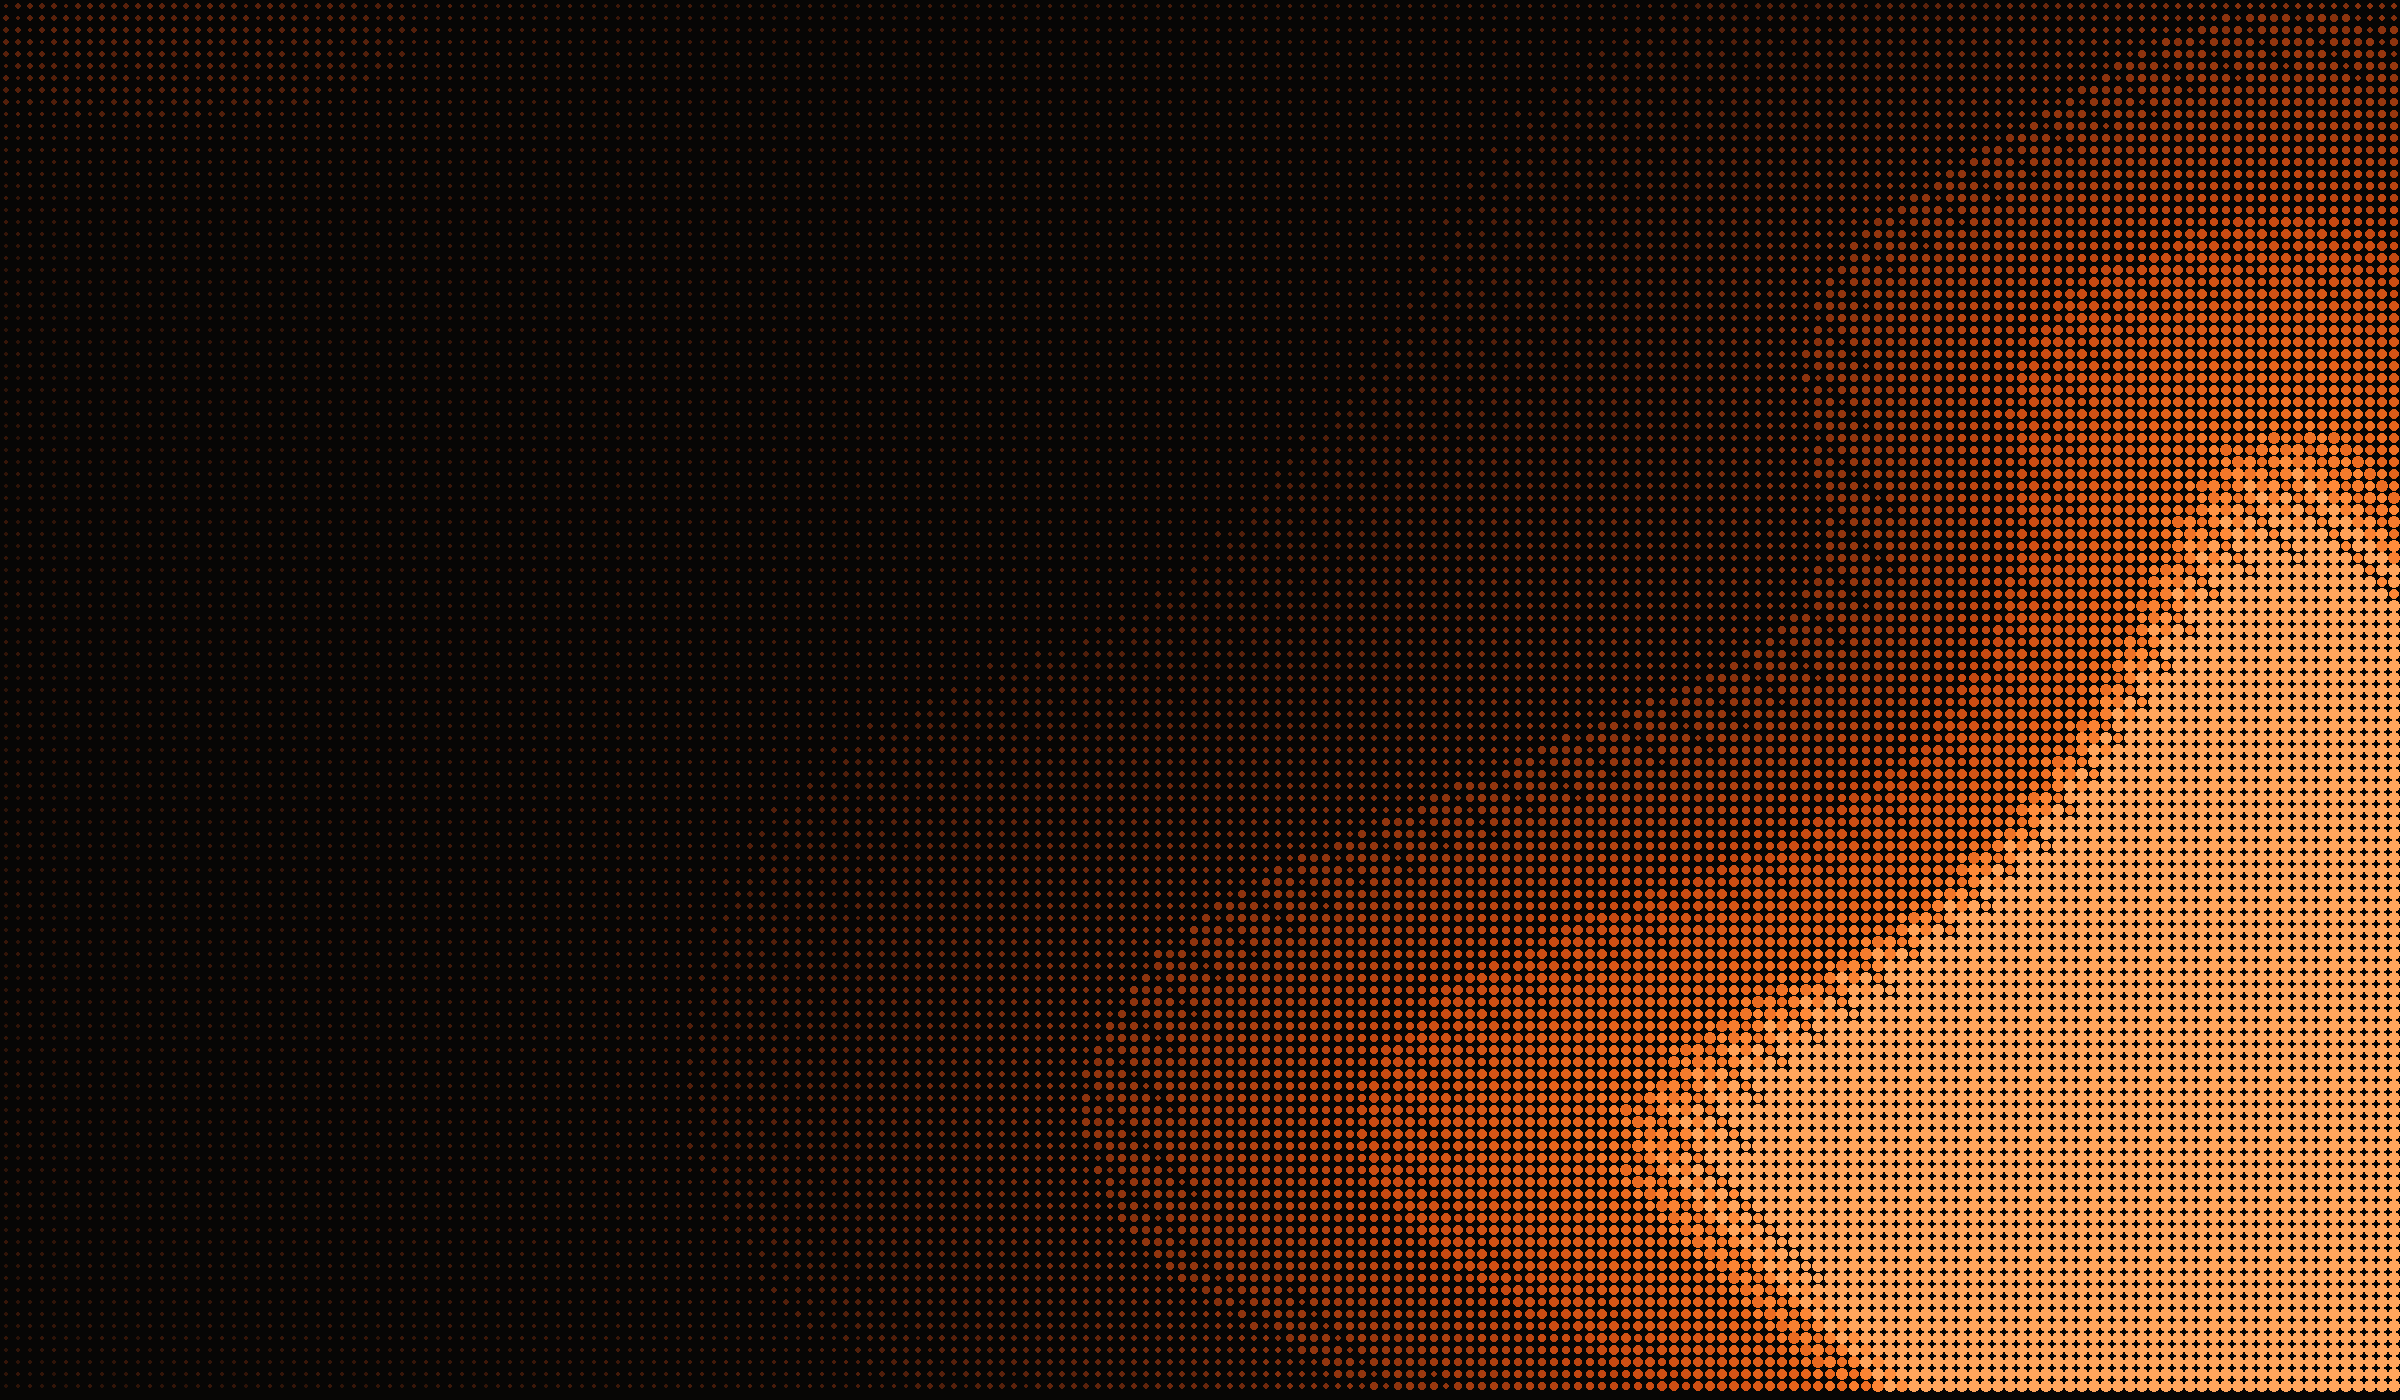

Generate this figure with Python:
#!/usr/bin/env python3
"""Paint the factory home background: a dithered dusk, dot by dot.

The look: a square grid of dots whose size follows the light, over a warm
near-black. The plume rises from the bottom-right corner, a soft lobe sweeps
across the middle, and a faint glow sits at the top-left edge.

Regenerate after a change:

    python3 halftone.py

Writes halftone.png beside this script (2400x1400, dots at 12 px, so one dot
is 6 px at zoom 1 and stays crisp at 2x).
"""

import math

from PIL import Image, ImageDraw

WIDTH, HEIGHT = 2400, 1400
PITCH = 12          # dot grid, image px
BACKGROUND = "#070605"

# The colour ramp: light, then hex. Dots take the colour of their own light,
# so the field shades smoothly instead of stepping between bands.
RAMP = [
    (0.00, "#1b0d07"),
    (0.40, "#6f280c"),
    (0.72, "#c84911"),
    (0.90, "#e8661c"),
    (0.97, "#ff8a38"),
    (1.00, "#ffc07f"),
]

# Dot radius, as a fraction of the pitch, at no light and at full light.
SMALL, LARGE = 0.10, 0.44


def blob(x, y, cx, cy, sx, sy):
    return math.exp(-(((x - cx) / sx) ** 2 + ((y - cy) / sy) ** 2))


def light(x, y):
    """Light at a point, 0 to 1."""
    value = (
        0.95 * blob(x, y, 1.02, 1.06, 0.28, 0.36)
        + 0.30 * blob(x, y, 0.92, 0.44, 0.50, 0.60)
        + 0.60 * blob(x, y, 0.96, 0.48, 0.14, 0.48)
        + 0.55 * blob(x, y, 0.68, 0.80, 0.31, 0.24)
        + 0.18 * blob(x, y, 0.55, 0.55, 0.22, 0.16)
        + 0.16 * blob(x, y, 0.80, 0.24, 0.10, 0.14)
        + 0.12 * blob(x, y, 0.62, 0.40, 0.09, 0.10)
        + 0.22 * blob(x, y, 0.06, 0.02, 0.16, 0.10)
    )
    # Leave the middle quiet: the question and the composer sit there.
    value *= 1 - 0.45 * blob(x, y, 0.50, 0.46, 0.24, 0.24)
    value = max(0.0, min(1.0, value))
    return value + 0.09           # a fine texture even in the dark


def mix(a, b, t):
    return tuple(round(a[i] + (b[i] - a[i]) * t) for i in range(3))


def colour_of(value):
    """The ramp's colour at a light value, interpolated in RGB."""
    stops = [(light, tuple(int(h[i : i + 2], 16) for i in (1, 3, 5))) for light, h in RAMP]
    for (low, a), (high, b) in zip(stops, stops[1:]):
        if value <= high:
            return mix(a, b, 0 if high == low else (value - low) / (high - low))
    return stops[-1][1]


def grain(cx, cy):
    """A stable +/- nudge, so the field dithers instead of banding."""
    return (((cx * 7 + cy * 13) % 5) - 2)


def main():
    image = Image.new("RGB", (WIDTH, HEIGHT), BACKGROUND)
    draw = ImageDraw.Draw(image)
    cols = WIDTH // PITCH
    rows = HEIGHT // PITCH
    for row in range(rows):
        y = (row + 0.5) * PITCH
        for col in range(cols):
            x = (col + 0.5) * PITCH
            value = light(x / WIDTH, y / HEIGHT) + grain(col, row) * 0.014
            if value <= 0.045:
                continue
            colour = colour_of(min(0.985, value))
            radius = max(0.9, (SMALL + (LARGE - SMALL) * value ** 1.2) * PITCH)
            radius *= 1 + grain(row, col) * 0.02
            draw.ellipse(
                (x - radius, y - radius, x + radius, y + radius),
                fill=colour,
            )
    image.save("halftone.png")
    print("wrote halftone.png", image.size)


if __name__ == "__main__":
    main()
